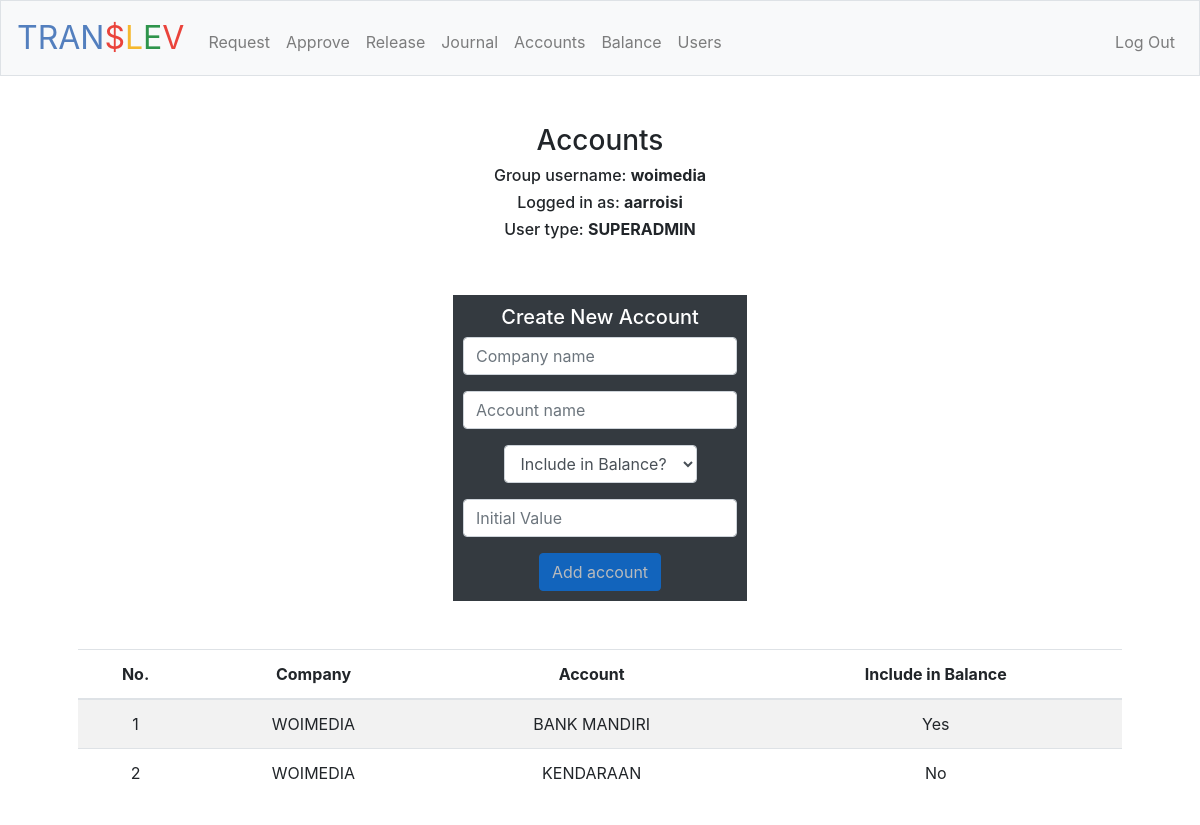
Page /accounts (signed in) on the committed database.
### tables this page shows
CREATE TABLE 'users' (
user_id INTEGER PRIMARY KEY,
username TEXT,
hash TEXT, 'type' text DEFAULT 'MAKER', 'group_username' text, 'allowed' boolean DEFAULT 1);

CREATE TABLE 'accounts' (
acc_id INTEGER PRIMARY KEY,
acc_name TEXT, 'visibility'  boolean DEFAULT (1)  , 'com_name' text, 'acc_com' text, 'group_username' text, 'include' boolean, 'balance' numeric DEFAULT 0);

### application.py (the view, shortened to what this page needs)
@app.route("/accounts", methods=["GET", "POST"])
@login_required
def accounts():
    db = SQL("sqlite:///translev.db")
    userid = session["user_id"]
    userSession = db.execute("SELECT * FROM users WHERE users.user_id = ?", userid)
    username = userSession[0]["username"]
    level = userSession[0]['type']
    group_username = userSession[0]['group_username']
    ids = [group_username, username, level]
    if level in ["SUPERADMIN"]:
        if request.method == "GET":
            rows = db.execute("SELECT * FROM accounts WHERE visibility = 1 AND group_username = ?", group_username)
            for id_,row in zip(list(range(1,len(rows)+1)),rows):
                row["acc_id"] = id_
            return render_template("accounts.html", rows=rows, ids=ids)
    else:
        flash("You are not SUPER ADMIN!")
        return redirect("/")

### application.py (called while the page is built)
@app.after_request
def after_request(response):
    response.headers["Cache-Control"] = "no-cache, no-store, must-revalidate"
    response.headers["Expires"] = 0
    response.headers["Pragma"] = "no-cache"
    return response

### helpers.py (called while the page is built)
def login_required(f):
    @wraps(f)
    def decorated_function(*args, **kwargs):
        if session.get("user_id") is None:
            return redirect("/login")
        return f(*args, **kwargs)
    return decorated_function

### templates/accounts.html (shortened to what this page needs)
{% extends "layout.html" %}
{% block main %}
    <h3>Accounts</h3>
    <h6>Group username: <b>{{ ids[0] }}</b></h6>
    <h6>Logged in as: <b>{{ ids[1] }}</b></h6>
    <h6>User type: <b>{{ ids[2] }}</b></h6>
    <br>
    <br>
    <div class="container">
        <div class="row">
            <div class="col- bg-dark text-white mx-auto" style="margin:0; auto; padding: 10px 10px 10px 10px;">
                <h5>Create New Account</h5>
                <form action="/accounts" method="post">
                    <div class="form-group">
                        <input id="com_name" onkeyup="success()" autocomplete="off" autofocus class="form-control" name="com_name" placeholder="Company name" type="text">
                    </div>
                    <div class="form-group">
                        <input id="acc_name" onkeyup="success()" autocomplete="off" class="form-control" name="acc_name" placeholder="Account name" type="text">
                    </div>
                    <div class="form-group">
                        <select id="include" name="include" class="form-control" onchange="success()">
                            <option disabled selected>Include in Balance?</option>
                        </select>
                    </div>
                    <div class="form-group">
                        <input id="init_value" autocomplete="off" class="form-control" name="init_value" placeholder="Initial Value" type="number">
                    </div>
                    <div>
                        <button id="button" class="btn btn-primary" type="submit" disabled>Add account</button>
                    </div>
                </form>
            </div>
        </div>
    </div>
    <br>
    <br>
    <table class="table text-center table-striped">
        <thead>
            <tr>
                <th scope="col">No.</th>
                <th scope="col">Company</th>
                <th scope="col">Account</th>
                <th scope="col">Include in Balance</th>
            </tr>
        </thead>
        <tbody>
            {% for row in rows %}
                    <tr>
                        <td>{{ row["acc_id"] }}</td>
                        <td>{{ row["com_name"] }}</td>
                        <td>{{ row["acc_name"] }}</td>
                        <td>{% if row["include"] == 1 %}Yes{% else %}No{% endif %}</td>
                    </tr>
            {% endfor %}
        </tbody>
    </table>
{% endblock %}

### static/styles.css (style rules this page uses)
main .form-control { display: inline-block; width: auto; }

### rows in the picture
users: group_username "woimedia", username "aarroisi", type "SUPERADMIN"
accounts: acc_id "1", com_name "WOIMEDIA", acc_name "BANK MANDIRI", include "Yes"
accounts: acc_id "2", com_name "WOIMEDIA", acc_name "KENDARAAN", include "No"
